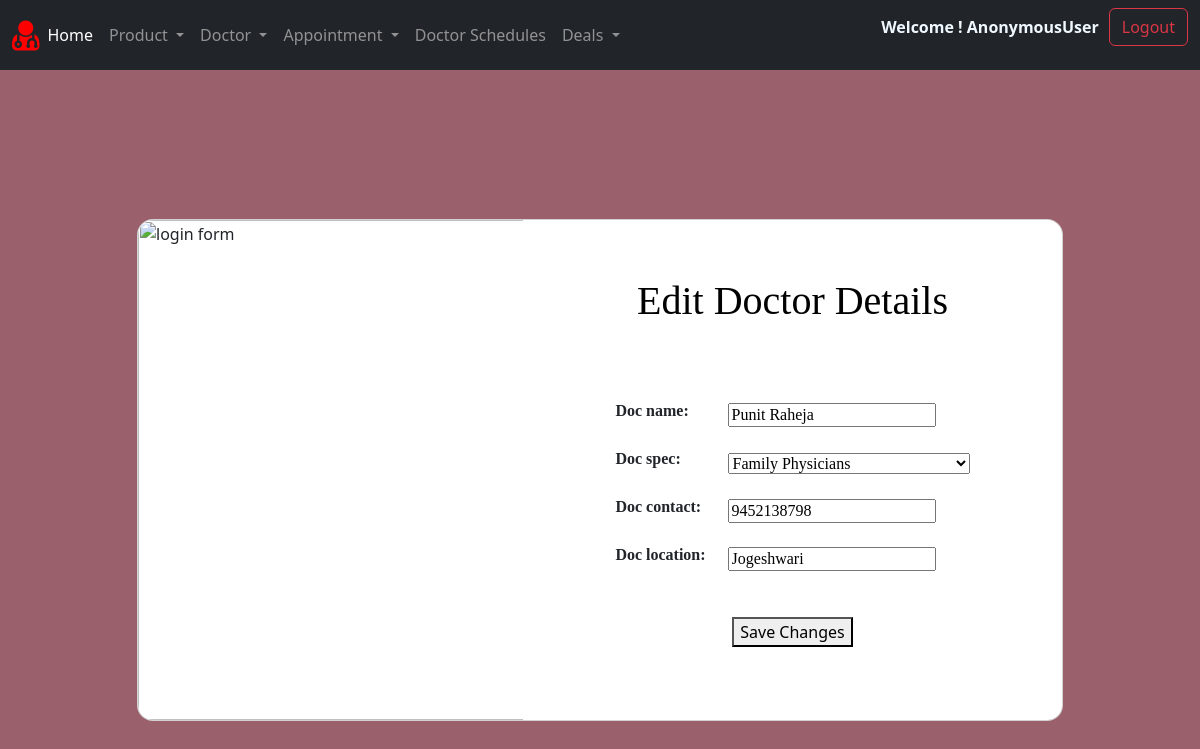
Screenshot of /edit-doctor/1 with the database file from the repository.
### CRMApp/models.py (models this page shows, shortened)
class Doctor(models.Model):
    spec = (('Allergists/Immunologists','Allergists/Immunologists'),
            ('Anesthesiologists','Anesthesiologists'),
            ('Cardiologists','Cardiologists'),
            ('Colon and Rectal Surgeons','Colon and Rectal Surgeons'),
            ('Critical Care Medicine Specialists','Critical Care Medicine Specialists'),
            ('Dermatologists','Dermatologists'),
            ('Endocrinologists','Endocrinologists'),
            ('Family Physicians','Family Physicians'),
            ('Gastroenterologists','Gastroenterologists'),
            ('Gastroenterologists','Gastroenterologists'),
            ('Geriatric Medicine Specialists','Geriatric Medicine Specialists'),
            ('Hematologists','Hematologists'),
            ('Oncologists','Oncologists'),
            ('Ophthalmologists','Ophthalmologists'),
            ('Pathologists','Pathologists'),
            ('Pediatricians','Pediatricians'),
            ('Physiatrists','Physiatrists'),
            ('Plastic Surgeons','Plastic Surgeons'),
            ('Radiologists','Radiologists'),
            )
    doc_name = models.CharField(max_length=100)
    doc_spec = models.CharField(max_length=200,choices=spec)
    doc_contact = models.CharField(max_length=100)
    doc_location = models.CharField(max_length=100)
    entered_by = models.ForeignKey(User,on_delete=models.CASCADE,blank=True,null=True)

### CRMApp/views.py (the view)
# urls.py: path('edit-doctor/<int:id>',views.doc_edit,name='edit-doctor'),
def doc_edit(request,id):
    a = Doctor.objects.get(id=id)
    if request.method == "POST":
        pf = DoctorForm(request.POST,request.FILES,instance=a)
        pf.save()
        messages.success(request,"Doctor details edited successfully!!")
        return redirect(view_doctor)
    else:
        pf = DoctorForm(instance=a)
        return render(request,"base/edit_doctor_details.html",{'pf':pf})

### CRMApp/forms.py
class DoctorForm(forms.ModelForm):
    class Meta:
        model = Doctor
        fields = ['doc_name','doc_spec','doc_contact','doc_location']

### templates/base/edit_doctor_details.html (shortened to what this page needs)
{% include 'base/CDN.html' %}
{% include 'base/header.html' %}
{% load static %}
{% block content %}
<section class="vh-100" style="background-color: #9A616D;">
    <div class="container py-5 h-100">
      <div class="row d-flex justify-content-center align-items-center h-100">
        <div class="col col-xl-10">
          <div class="card" style="border-radius: 1rem;">
            <div class="row g-0">
              <div class="col-md-6 col-lg-5 d-none d-md-block">
                <img src="{% static 'media/MR.jpg'%}"
                  alt="login form" class="img-fluid" style="border-radius: 1rem 0 0 1rem;height: 500px; width: 600px;" />
              </div>
              <div class="col-md-6 col-lg-7 d-flex align-items-center">
                <div class="card-body p-4 p-lg-5 text-black">
                    <center><h1 style="font-family:cursive"> Edit Doctor Details</h1></center>
                    <br>
                    <center>
                    <form action="" method="POST" enctype="multipart/form-data">
                    <table style="border-collapse: separate; border-spacing: 20px; font-family:cursive;">
                    {{pf}}
                    <br>
                    </table>
                    <br>
                    <button type="submit">Save Changes</button>
                  </form>
                </center>
                </div>
              </div>
            </div>
          </div>
        </div>
      </div>
    </div>
  </section>
{% endblock  %}

### static/css/main.css (style rules this page uses)
body { background-color: #9A616D; }

### rows the page displays
Doctor: doc_name "Punit Raheja", doc_spec "Family Physicians", doc_contact "9452138798", doc_location "Jogeshwari"

### other values shown
{{ request.user }} "AnonymousUser"
